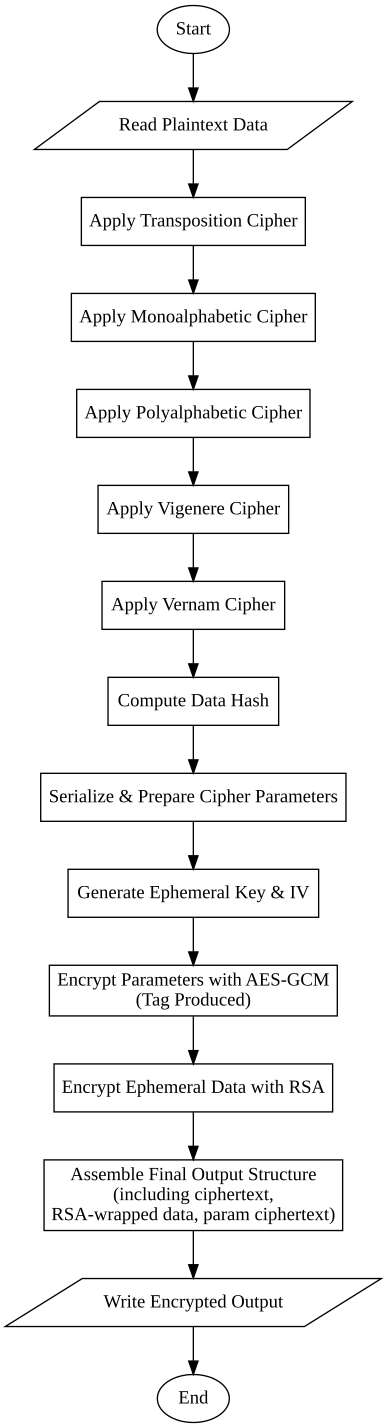

Write Python code to recreate this figure.
"""Flowchart for the encryption process, showing classical cipher layering, parameter hashing, envelope encryption, and final file output structure."""

import graphviz


def render_encryption_flowchart() -> graphviz.Digraph:
    """Return a Graphviz digraph representing the encryption process flowchart."""
    dot = graphviz.Digraph(comment="Encryption Process")

    # Use a top-down orientation
    dot.attr(rankdir="TB")

    # Define nodes (using standard flowchart shapes)
    dot.node("A", "Start", shape="ellipse")
    dot.node("B", "Read Plaintext Data", shape="parallelogram")
    dot.node("C", "Apply Transposition Cipher", shape="rectangle")
    dot.node("D", "Apply Monoalphabetic Cipher", shape="rectangle")
    dot.node("E", "Apply Polyalphabetic Cipher", shape="rectangle")
    dot.node("F", "Apply Vigenere Cipher", shape="rectangle")
    dot.node("G", "Apply Vernam Cipher", shape="rectangle")
    dot.node("H", "Compute Data Hash", shape="rectangle")
    dot.node("I", "Serialize & Prepare Cipher Parameters", shape="rectangle")
    dot.node("J", "Generate Ephemeral Key & IV", shape="rectangle")
    dot.node("K", "Encrypt Parameters with AES-GCM\n(Tag Produced)", shape="rectangle")
    dot.node("L", "Encrypt Ephemeral Data with RSA", shape="rectangle")
    dot.node("M", "Assemble Final Output Structure\n(including ciphertext,\nRSA-wrapped data, param ciphertext)", shape="rectangle",)
    dot.node("N", "Write Encrypted Output", shape="parallelogram")
    dot.node("O", "End", shape="ellipse")

    # Define edges
    dot.edge("A", "B")
    dot.edge("B", "C")
    dot.edge("C", "D")
    dot.edge("D", "E")
    dot.edge("E", "F")
    dot.edge("F", "G")
    dot.edge("G", "H")
    dot.edge("H", "I")
    dot.edge("I", "J")
    dot.edge("J", "K")
    dot.edge("K", "L")
    dot.edge("L", "M")
    dot.edge("M", "N")
    dot.edge("N", "O")

    return dot


if __name__ == "__main__":
    # Render the flowchart as a file, e.g. PNG
    flowchart = render_encryption_flowchart()
    flowchart.render(
        filename="encryption_flowchart",
        directory="assets",
        format="svg",
        cleanup=True,
    )
